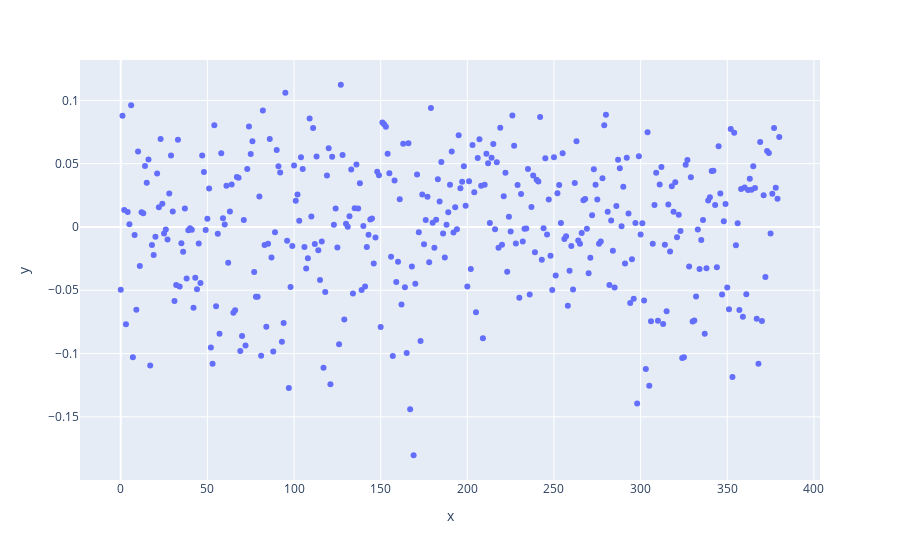

Notebook code for this chart:
### Code cell
fig = px.scatter(y=results.resid)
fig.show()

### Figure 1 — Plotly figure (JSON) as saved in the notebook; plotly's stock layout.template omitted (floating-point values rounded to 4 significant figures; data arrays with more than 128 entries replaced by an {"elided": "..."} marker saying what was removed)
{"data": [{"hovertemplate": "x=%{x}<br>y=%{y}<extra></extra>", "legendgroup": "", "marker": {"color": "#636efa", "symbol": "circle"}, "mode": "markers", "name": "", "orientation": "v", "showlegend": false, "type": "scatter", "x": {"elided": "381 int values"}, "xaxis": "x", "y": {"elided": "381 float values"}, "yaxis": "y"}], "layout": {"legend": {"tracegroupgap": 0}, "margin": {"t": 60}, "xaxis": {"anchor": "y", "domain": [0, 1], "title": {"text": "x"}}, "yaxis": {"anchor": "x", "domain": [0, 1], "title": {"text": "y"}}}}
